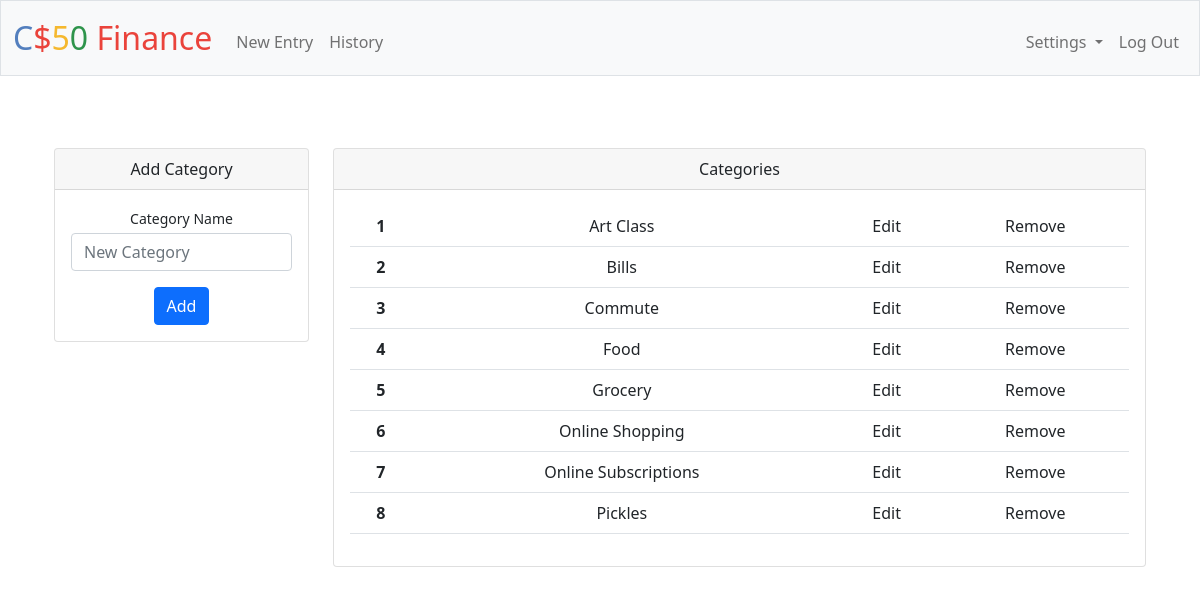
/personal (signed in), run on the app's committed database.
### tables this page shows
CREATE TABLE categories (
    id INTEGER PRIMARY KEY AUTOINCREMENT NOT NULL,
    category TEXT NOT NULL,
    user_id INTEGER NOT NULL,
    FOREIGN KEY (user_id) REFERENCES users (id)
);

### app.py (the view)
@app.route("/personal", methods=["GET", "POST"])
@login_required
def personal():
    cat = db.execute("SELECT category FROM categories WHERE user_id=?", session["user_id"])
    categories = []
    for i in range(len(cat)):
        categories.append(cat[i]['category'])
    sorted_cat = sorted(categories)
    if request.method == "POST":
        if not request.form.get("category"):
            return apology("please add a category", 400)
        if request.form.get("category") in categories:
            return apology("category already exists", 400)
        db.execute("INSERT INTO categories (category,user_id) VALUES (?,?)"
                    , request.form.get("category"), session["user_id"])
        return redirect("/personal")
    else:
        return render_template("personal.html", sorted_cat=sorted_cat)

### app.py (called while the page is built)
@app.after_request
def after_request(response):
    response.headers["Cache-Control"] = "no-cache, no-store, must-revalidate"
    response.headers["Expires"] = 0
    response.headers["Pragma"] = "no-cache"
    return response

### helpers.py (called while the page is built)
def login_required(f):
    @wraps(f)
    def decorated_function(*args, **kwargs):
        if session.get("user_id") is None:
            return redirect("/login")
        return f(*args, **kwargs)
    return decorated_function

### templates/personal.html (shortened to what this page needs)
{% extends "layout.html" %}
{% block main %}
  <div class="container-sm px-4 mt-4">
    <div class="row">
      <div class="col-xl-3">
        <div class="card mb-4">
          <div class="card-header">Add Category</div>
          <div class="card-body">
            <form action="/personal" method="post">
              <div class="mb-3">
                <label class="small mb-1" for="category">Category Name</label>
                <input class="form-control" id="category" name="category" type="text" placeholder="New Category" required>
              </div>
              <button class="btn btn-primary" type="submit">Add</button>
            </form>
          </div>
        </div>
      </div>
      <div class="col-xl-9">
        <div class="card mb-3">
          <div class="card-header">Categories</div>
          <div class="card-body">
            <form action="/personal" method="post">
              <table class="table">
                <tbody>
                  {% for line in sorted_cat %}
                  <tr>
                  <th scope="row">{{loop.index}}</th>
                  <td>{{line}}</td>
                  <td>Edit</td>
                  <td>Remove</td>
                  </tr>
                  {% endfor %}
                </tbody>
              </table>
            </form>
          </div>
        </div>
      </div>
    </div>
  </div>
{% endblock %}

### data on the page
categories: category "Art Class"
categories: category "Bills"
categories: category "Commute"
categories: category "Food"
categories: category "Grocery"
categories: category "Online Shopping"
categories: category "Online Subscriptions"
categories: category "Pickles"
